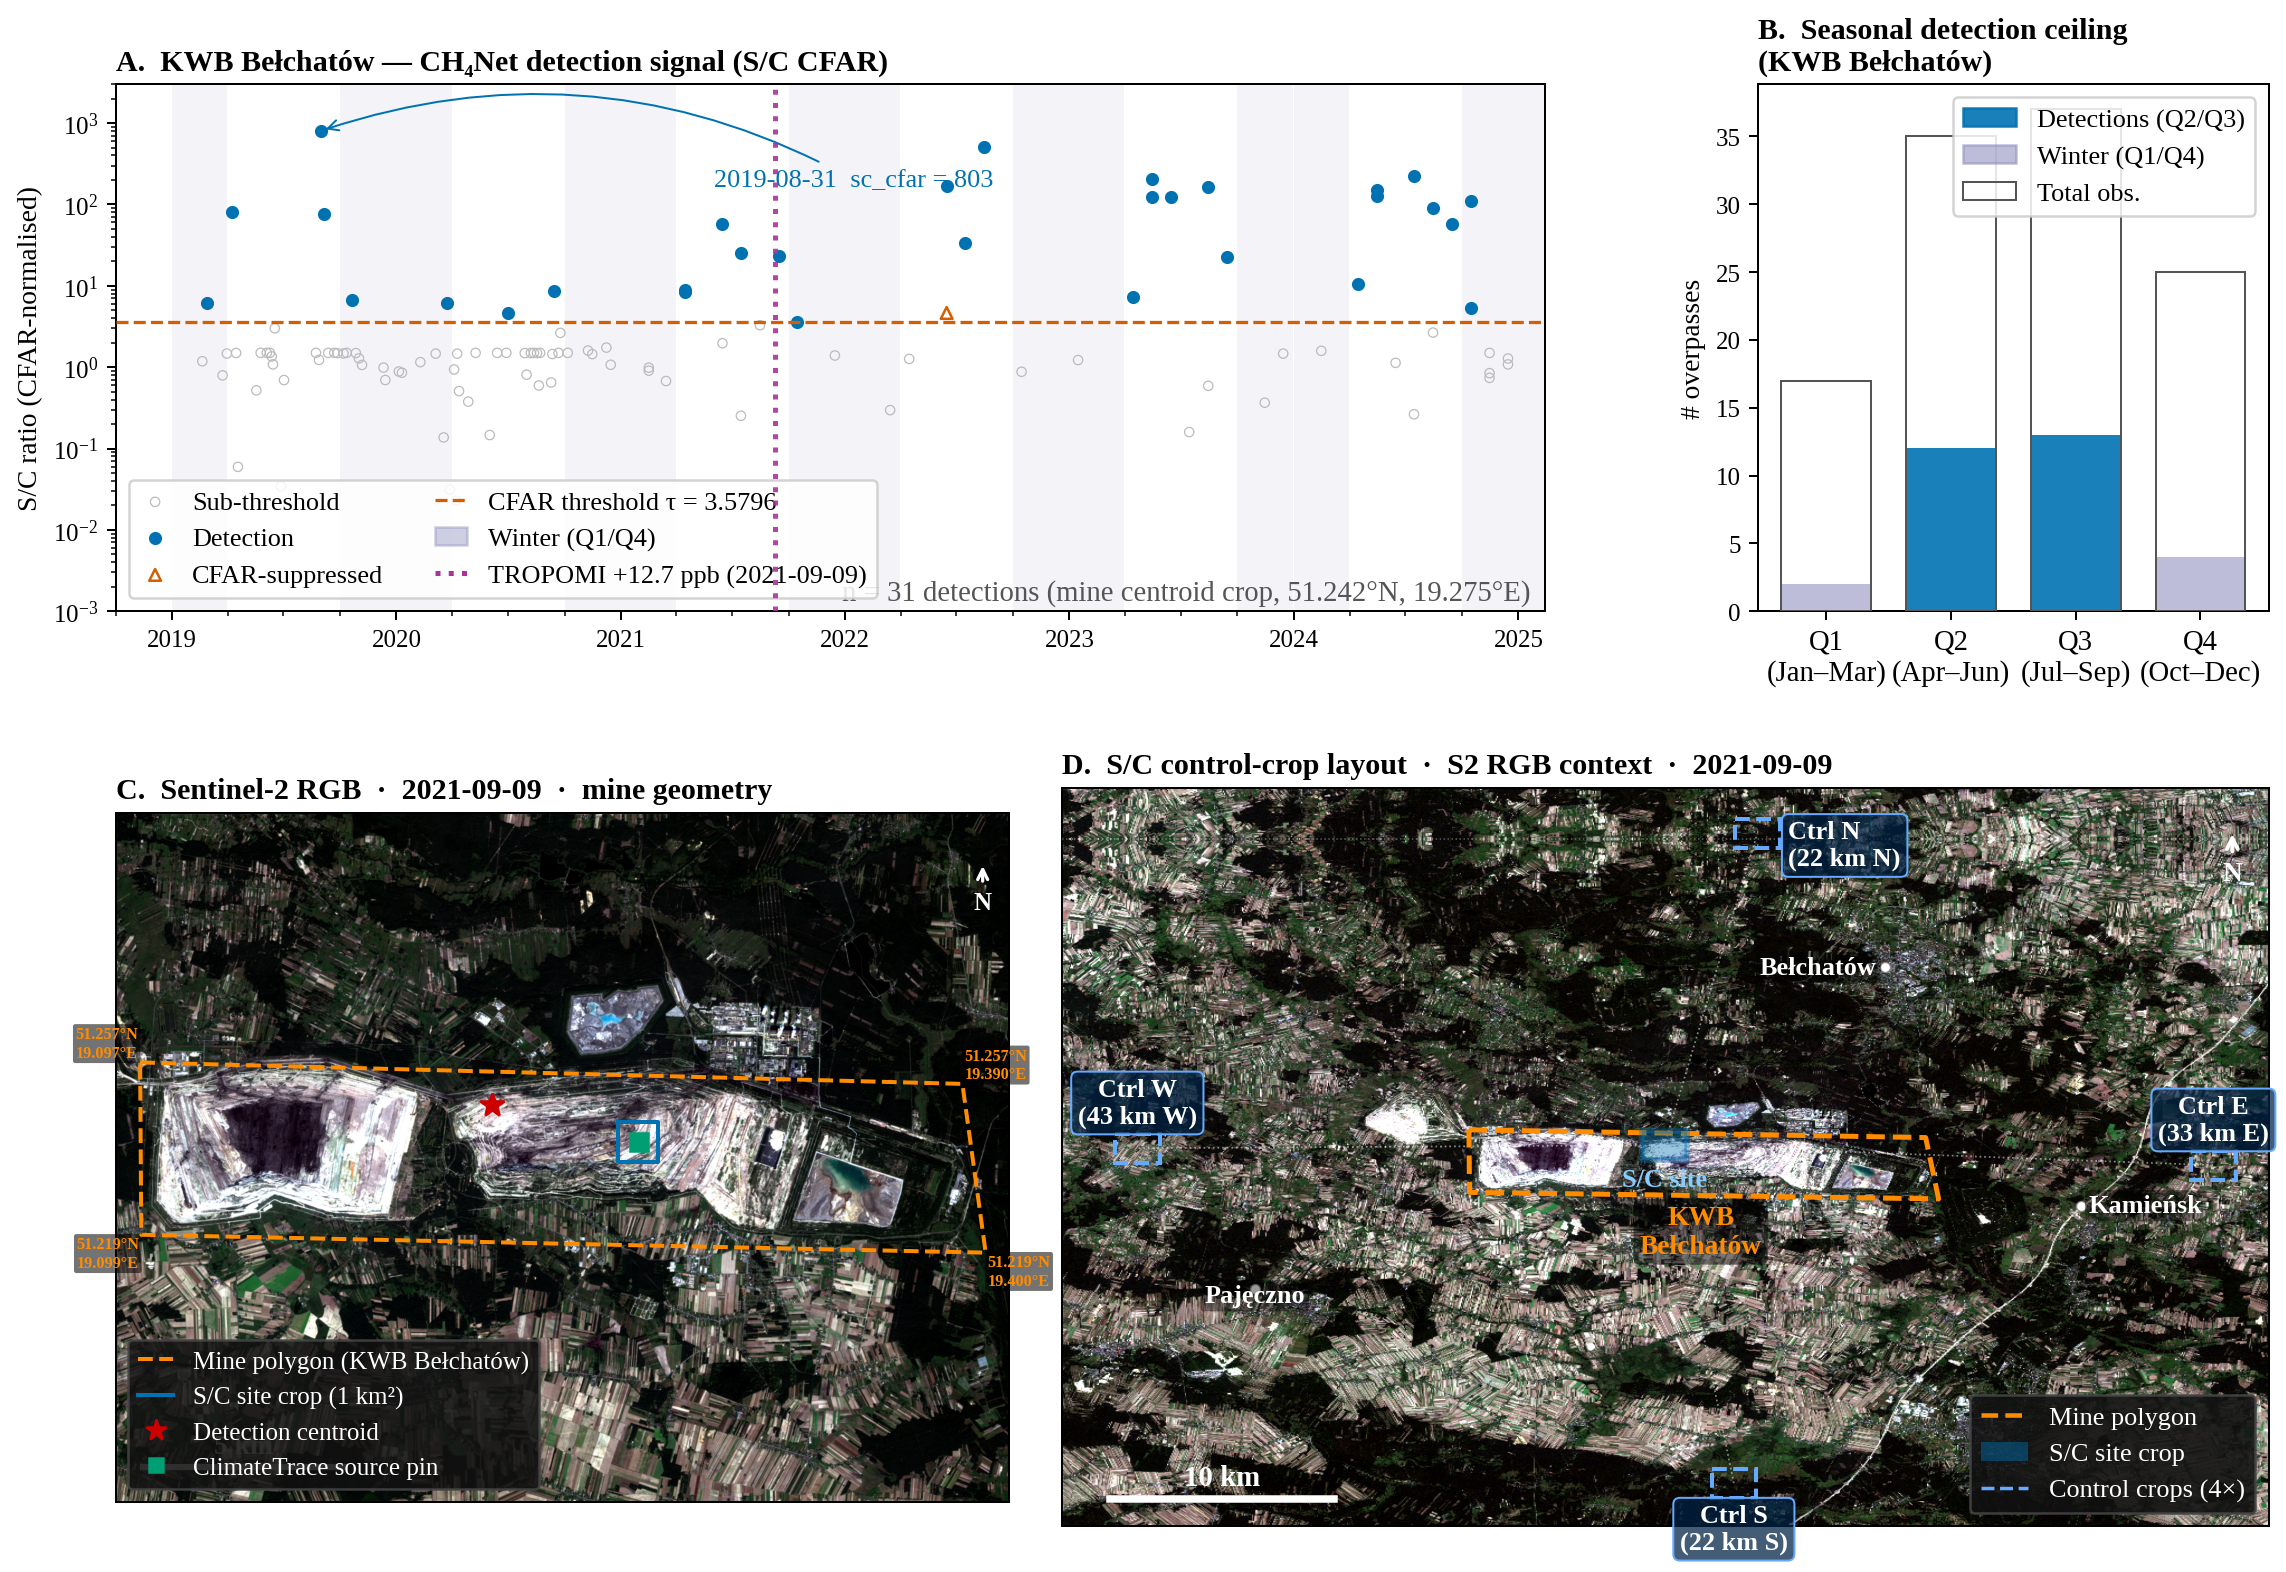

Here is the Python script that generated this plot:
"""
Figure 2 — KWB Bełchatów CH₄Net detection evidence

  A : S/C CFAR scatter time series (winter shading, TROPOMI annotation)
  B : Seasonal detection ceiling  (KWB Bełchatów)
  C : Sentinel-2 RGB mine detail  (polygon, site crop, centroid, CT pin)
  D : Wide S2 RGB context — mine polygon + 4 control-crop boxes
"""
import json, math
import numpy as np
import pandas as pd
import matplotlib.pyplot as plt
import matplotlib.gridspec as gridspec
import matplotlib.dates as mdates
import matplotlib.patches as mpatches
from matplotlib.lines import Line2D
from pathlib import Path

plt.rcParams.update({
    'font.size': 11,
    'axes.labelsize': 11,
    'xtick.labelsize': 10,
    'ytick.labelsize': 10,
    'legend.fontsize': 10,
    'axes.titlesize': 12,
    'font.family': 'serif',
    'font.serif': ['Liberation Serif', 'Times New Roman', 'DejaVu Serif'],
    'pdf.fonttype': 42,
    'axes.linewidth': 0.8,
})

COLORS = {
    'above':  '#0072B2',
    'sub':    '#BBBBBB',
    'thresh': '#D55E00',
    'ct':     '#009E73',
    'winter': '#8888BB',
}
TAU  = 3.5796
ROOT = Path(__file__).parent.parent

# ── helpers ───────────────────────────────────────────────────────────────────
def wgs84_to_utm34n(lat_deg, lon_deg):
    a=6378137.0; e2=0.00669437999014; k0=0.9996; lon0=21.0
    lat=math.radians(lat_deg); lon=math.radians(lon_deg); lon0r=math.radians(lon0)
    N=a/math.sqrt(1-e2*math.sin(lat)**2); T=math.tan(lat)**2
    A_=math.cos(lat)*(lon-lon0r); e4=e2**2; e6=e2**3
    M=a*((1-e2/4-3*e4/64-5*e6/256)*lat
         -(3*e2/8+3*e4/32+45*e6/1024)*math.sin(2*lat)
         +(15*e4/256+45*e6/1024)*math.sin(4*lat)
         -(35*e6/3072)*math.sin(6*lat))
    x=500000+k0*N*(A_+(1-T)*A_**3/6+(5-18*T+T**2)*A_**5/120)
    y=k0*(M+N*math.tan(lat)*(A_**2/2+(5-T+9*T)*A_**4/24+(61-58*T+T**2)*A_**6/720))
    return x, y

def utm_to_px(utm_x, utm_y, origin_x=300000, origin_y=5700000, res=10):
    return (utm_x - origin_x) / res, (origin_y - utm_y) / res   # col, row

def pct_stretch(arr, lo=2, hi=98):
    p_lo, p_hi = np.percentile(arr, lo), np.percentile(arr, hi)
    return np.clip((arr - p_lo) / (p_hi - p_lo + 1e-6), 0, 1)

# ── detection data ─────────────────────────────────────────────────────────────
# Two sources, both using the mine centroid crop (51.242°N, 19.275°E):
#   (A) belchatow_annual_timeseries_mbsp.json  → 2019–2020 acquisitions
#       cfar_detect flags are buggy; use sc_cfar > τ directly.
#   (B) production_rule_audit.json, _source='belchatow_annual_timeseries'
#       → 2021–2024 acquisitions; DETECTION classification is authoritative.
#   historical_backfill records EXCLUDED: used power-station crop (51.266°N, 19.315°E).

TAU_CHECK = TAU   # 3.5796

rows = []

# ── (A) mbsp json 2019–2020 ────────────────────────────────────────────────────
with open(ROOT / 'results_analysis/belchatow_annual_timeseries_mbsp.json') as f:
    mbsp = json.load(f)
for r in mbsp['records']:
    dt = (r.get('acquisition_date')
          or r.get('search', {}).get('acquisition_date')
          or r.get('month', ''))
    if not dt or dt[:4] not in ('2019', '2020'):
        continue
    if r.get('partial_swath'):
        continue
    det = r.get('detection', {}) or {}
    sc = det.get('sc_cfar')
    if sc is None:
        continue
    rows.append({
        'date':       dt[:10],
        'sc_cfar':    sc,
        'detect':     sc > TAU_CHECK,
        'suppressed': False,
    })

# ── (B) production_rule_audit 2021–2024 ────────────────────────────────────────
with open(ROOT / 'results_analysis/production_rule_audit.json') as f:
    audit = json.load(f)
for r in audit['records']:
    if r['site'] != 'belchatow':
        continue
    if r.get('_source') != 'belchatow_annual_timeseries':
        continue
    cls = r.get('classification', '')
    if cls in ('NO_COVERAGE', 'NOT_OK'):
        continue
    sc = r.get('sc_cfar')
    if sc is None:
        continue
    raw_date = r['date']
    date_str = (raw_date + '-15') if len(raw_date) == 7 else raw_date
    rows.append({
        'date':       date_str,
        'sc_cfar':    sc,
        'detect':     cls == 'DETECTION',
        'suppressed': cls == 'CFAR_SUPPRESSED',
    })

df = pd.DataFrame(rows)
df['date'] = pd.to_datetime(df['date'], utc=True)
df = df.drop_duplicates(subset=['date', 'sc_cfar']).copy()
df['quarter'] = df['date'].dt.quarter

# Scatter masks
ab   = df['detect']
sub  = ~df['detect'] & ~df['suppressed']
supp = df['suppressed']

xlim_l = pd.Timestamp('2018-10-01', tz='UTC')
xlim_r = df['date'].max() + pd.Timedelta(days=60)

# ── S2 imagery ─────────────────────────────────────────────────────────────────
print("Loading S2 tile …")
npy_path = (ROOT / 'data/npy_cache/'
            'S2B_MSIL1C_20210909T095029_N0500_R079_T34UCB_20230117T015854.npy')
s2 = np.load(npy_path)
print(f"  shape: {s2.shape}")

# Panel C — mine detail: PAD_R=620 + PAD_C=60 → ~4:3 crop (1713 × 2222 px)
PAD_R, PAD_C = 620, 60
r0c, r1c = 1987 - PAD_R, 2460 + PAD_R   # rows 1367–3080
c0c, c1c = 6721 - PAD_C, 8823 + PAD_C   # cols 6661–8883
map_crop  = s2[r0c:r1c, c0c:c1c, :].astype(np.float32)
rgb_C = np.stack([pct_stretch(map_crop[:,:,3]),
                  pct_stretch(map_crop[:,:,2]),
                  pct_stretch(map_crop[:,:,1])], axis=-1)

def crop_px_C(lat, lon):
    x, y = wgs84_to_utm34n(lat, lon)
    gc, gr = utm_to_px(x, y)
    return gc - c0c, gr - r0c

# Panel D — wide context: rows 0-4700, cols 4900-10300 (~47 × 54 km), DS=5
CROP_R0, CROP_R1 = 0,    4700
CROP_C0, CROP_C1 = 4900, 10300
DS = 5
print("Extracting wide crop …")
wide_raw = s2[CROP_R0:CROP_R1, CROP_C0:CROP_C1, :].astype(np.float32)
rgb_D    = np.stack([pct_stretch(wide_raw[:,:,3]),
                     pct_stretch(wide_raw[:,:,2]),
                     pct_stretch(wide_raw[:,:,1])], axis=-1)
rgb_D_ds = rgb_D[::DS, ::DS]
D_H, D_W = rgb_D_ds.shape[:2]   # 940 × 1080 display px
print(f"  wide-crop display: {D_W}×{D_H}")

# (pad imagery computed in Panel D section using already-stretched rgb_D_ds)

def crop_px_D(lat, lon):
    x, y = wgs84_to_utm34n(lat, lon)
    gc, gr = utm_to_px(x, y)
    return (gc - CROP_C0) / DS, (gr - CROP_R0) / DS

# ── geometry ──────────────────────────────────────────────────────────────────
corners_latlon = [(51.2570, 19.0970), (51.2566, 19.3900),
                  (51.2190, 19.3996), (51.2185, 19.0990)]

# Panel C
corners_px_C = [crop_px_C(la, lo) for la, lo in corners_latlon]
mine_xs_C    = [p[0] for p in corners_px_C] + [corners_px_C[0][0]]
mine_ys_C    = [p[1] for p in corners_px_C] + [corners_px_C[0][1]]
mc_x_C, mc_y_C = crop_px_C(51.242, 19.275)
BH = 50
box_x_C = [mc_x_C-BH, mc_x_C+BH, mc_x_C+BH, mc_x_C-BH, mc_x_C-BH]
box_y_C = [mc_y_C-BH, mc_y_C-BH, mc_y_C+BH, mc_y_C+BH, mc_y_C-BH]
det_x_C, det_y_C = crop_px_C(51.2495, 19.2227)
ct_x_C,  ct_y_C  = crop_px_C(51.2420, 19.2754)

corner_labels_C = [
    (corners_px_C[0][0], corners_px_C[0][1], 'right', 'bottom', '51.257°N', '19.097°E'),
    (corners_px_C[1][0], corners_px_C[1][1], 'left',  'bottom', '51.257°N', '19.390°E'),
    (corners_px_C[2][0], corners_px_C[2][1], 'left',  'top',    '51.219°N', '19.400°E'),
    (corners_px_C[3][0], corners_px_C[3][1], 'right', 'top',    '51.219°N', '19.099°E'),
]

# Panel D
corners_px_D = [crop_px_D(la, lo) for la, lo in corners_latlon]
mine_xs_D    = [p[0] for p in corners_px_D] + [corners_px_D[0][0]]
mine_ys_D    = [p[1] for p in corners_px_D] + [corners_px_D[0][1]]
mine_cen_x_D = sum(p[0] for p in corners_px_D) / 4
mine_cen_y_D = sum(p[1] for p in corners_px_D) / 4

site_lat, site_lon = 51.242, 19.275
sx_D, sy_D = crop_px_D(51.2495, 19.2227)   # detection centroid = site indicator

ctrl_centres = {
    'N': (site_lat + 0.20, site_lon),
    'S': (site_lat - 0.20, site_lon),
    'E': (site_lat,         site_lon + 0.30),
    'W': (site_lat,         site_lon - 0.39),
}
ctrl_px_D     = {k: crop_px_D(la, lo) for k, (la, lo) in ctrl_centres.items()}
BOX_HALF_D    = 1000 / (10 * DS)   # 1 km half-side = 20 display px
ctrl_dist_str = {'N': '22 km N', 'S': '22 km S', 'E': '33 km E', 'W': '43 km W'}

towns = {'Bełchatów': (51.361, 19.360), 'Kamieńsk': (51.216, 19.491),
         'Radomsko':  (51.062, 19.450), 'Pajęczno': (51.157, 18.964)}
town_px_D = {nm: crop_px_D(la, lo) for nm, (la, lo) in towns.items()}

# ── figure layout ─────────────────────────────────────────────────────────────
fig = plt.figure(figsize=(13.0, 9.0))

gs_root = gridspec.GridSpec(
    2, 1, figure=fig,
    height_ratios=[1.0, 1.4],
    left=0.06, right=0.98, top=0.95, bottom=0.06,
    hspace=0.28)

# Top row: A (scatter) + B (seasonal) side by side
gs_top = gridspec.GridSpecFromSubplotSpec(
    1, 2, subplot_spec=gs_root[0],
    width_ratios=[2.8, 1.0], wspace=0.22)
axA = fig.add_subplot(gs_top[0])
axB = fig.add_subplot(gs_top[1])

# Bottom row: C (mine RGB) + D (wide control)
gs_bot = gridspec.GridSpecFromSubplotSpec(
    1, 2, subplot_spec=gs_root[1],
    width_ratios=[1.0, 1.35], wspace=0.05)
axC = fig.add_subplot(gs_bot[0])
axD = fig.add_subplot(gs_bot[1])

# ══════════════════════════════════════════════════════════════════════════════
# A — S/C CFAR time series
# ══════════════════════════════════════════════════════════════════════════════
for yr in range(2019, 2026):
    axA.axvspan(pd.Timestamp(f'{yr}-01-01', tz='UTC'),
                pd.Timestamp(f'{yr}-03-31', tz='UTC'),
                alpha=0.09, color=COLORS['winter'], lw=0, zorder=0)
    axA.axvspan(pd.Timestamp(f'{yr}-10-01', tz='UTC'),
                pd.Timestamp(f'{yr}-12-31', tz='UTC'),
                alpha=0.09, color=COLORS['winter'], lw=0, zorder=0)

axA.scatter(df.loc[sub, 'date'], df.loc[sub, 'sc_cfar'],
            facecolors='none', edgecolors=COLORS['sub'], s=14, lw=0.5,
            label='Sub-threshold', zorder=3)
axA.scatter(df.loc[ab, 'date'], df.loc[ab, 'sc_cfar'],
            color=COLORS['above'], s=18, label='Detection', zorder=4)
if supp.any():
    axA.scatter(df.loc[supp, 'date'], df.loc[supp, 'sc_cfar'],
                facecolors='none', edgecolors=COLORS['thresh'], s=22,
                marker='^', lw=1.0, label='CFAR-suppressed', zorder=4)
axA.axhline(TAU, color=COLORS['thresh'], ls='--', lw=1.3,
            label=f'CFAR threshold τ = {TAU}', zorder=5)

tropomi_dt = pd.Timestamp('2021-09-09', tz='UTC')
axA.axvline(tropomi_dt, color='#AA3399', lw=2.0, ls=':', zorder=6, alpha=0.9)

axA.annotate('2019-08-31  sc_cfar = 803',
             xy=(pd.Timestamp('2019-08-31', tz='UTC'), 802.6),
             xytext=(pd.Timestamp('2021-06-01', tz='UTC'), 200),
             fontsize=10.5, color=COLORS['above'],
             arrowprops=dict(arrowstyle='->', lw=0.8, color=COLORS['above'],
                             connectionstyle='arc3,rad=0.22'), va='center')

axA.set_yscale('log'); axA.set_ylim(1e-3, 3000)
axA.set_xlim(xlim_l, xlim_r)
axA.set_ylabel('S/C ratio (CFAR-normalised)')
axA.set_title('A.  KWB Bełchatów — CH₄Net detection signal (S/C CFAR)',
               fontweight='bold', loc='left')
axA.xaxis.set_major_locator(mdates.YearLocator())
axA.xaxis.set_major_formatter(mdates.DateFormatter('%Y'))
axA.xaxis.set_minor_locator(mdates.MonthLocator(bymonth=[4, 7, 10]))
axA.tick_params(axis='x', which='minor', length=2)

win_p    = mpatches.Patch(color=COLORS['winter'], alpha=0.4, label='Winter (Q1/Q4)')
tropo_h  = Line2D([0], [0], color='#AA3399', lw=2.0, ls=':', label='TROPOMI +12.7 ppb (2021-09-09)')
h1, l1 = axA.get_legend_handles_labels()
axA.legend(h1 + [win_p, tropo_h], l1 + ['Winter (Q1/Q4)', 'TROPOMI +12.7 ppb (2021-09-09)'],
           fontsize=10.5, loc='lower left', framealpha=0.85,
           ncol=2, handlelength=1.2)
n_det = int(ab.sum())
axA.text(0.99, 0.01,
         f'n = {n_det} detections (mine centroid crop, 51.242°N, 19.275°E)',
         transform=axA.transAxes, fontsize=11.5, color='#555555',
         va='bottom', ha='right')

# ══════════════════════════════════════════════════════════════════════════════
# B — Seasonal detection ceiling  (KWB Bełchatów)
# ══════════════════════════════════════════════════════════════════════════════
all_q = df['quarter'].value_counts()
det_q = df[df['detect']]['quarter'].value_counts()
q_lab   = ['Q1\n(Jan–Mar)', 'Q2\n(Apr–Jun)', 'Q3\n(Jul–Sep)', 'Q4\n(Oct–Dec)']
q_dets  = [det_q.get(i, 0) for i in range(1, 5)]
q_total = [all_q.get(i, 0) for i in range(1, 5)]
bar_c   = [COLORS['winter'], COLORS['above'], COLORS['above'], COLORS['winter']]
bar_a   = [0.55, 0.90, 0.90, 0.55]
for i in range(4):
    axB.bar(i, q_dets[i], color=bar_c[i], alpha=bar_a[i], width=0.72, zorder=2)
axB.bar(range(4), q_total, color='none', edgecolor='#555555', lw=0.8, width=0.72, zorder=3)
axB.set_xticks(range(4)); axB.set_xticklabels(q_lab, fontsize=11.5)
axB.set_ylabel('# overpasses')
axB.set_title('B.  Seasonal detection ceiling\n(KWB Bełchatów)',
               fontweight='bold', loc='left')
p1 = mpatches.Patch(color=COLORS['above'], alpha=0.9,   label='Detections (Q2/Q3)')
p2 = mpatches.Patch(color=COLORS['winter'], alpha=0.55, label='Winter (Q1/Q4)')
p3 = mpatches.Patch(fc='none', ec='#555555', lw=0.8,   label='Total obs.')
axB.legend(handles=[p1, p2, p3], fontsize=10.5, loc='upper right', framealpha=0.85)

# ══════════════════════════════════════════════════════════════════════════════
# C — Mine S2 RGB detail  (undistorted 4:3 crop, aspect='equal')
# ══════════════════════════════════════════════════════════════════════════════
axC.imshow(rgb_C, origin='upper', interpolation='bilinear', aspect='equal')

axC.plot(mine_xs_C, mine_ys_C, color='#FF8C00', lw=1.6, ls='--', zorder=5,
         label='Mine polygon (KWB Bełchatów)')

for cx, cy, ha, va, lat_s, lon_s in corner_labels_C:
    ox = -5 if ha == 'right' else 5
    oy = -4 if va == 'bottom' else 4
    axC.text(cx + ox, cy + oy, f'{lat_s}\n{lon_s}',
             ha=ha, va=va, fontsize=6.5, color='#FF8C00', fontweight='bold',
             bbox=dict(boxstyle='round,pad=0.14', fc='black', alpha=0.55, lw=0))

axC.plot(box_x_C, box_y_C, color=COLORS['above'], lw=1.6, ls='-', zorder=5,
         label='S/C site crop (1 km²)')
axC.plot(det_x_C, det_y_C, '*', color='#CC0000', ms=10, zorder=6,
         label='Detection centroid')
axC.plot(ct_x_C, ct_y_C, 's', color=COLORS['ct'], ms=7, zorder=6,
         label='ClimateTrace source pin')

sh = rgb_C.shape
sb_x0, sb_x1 = sh[1]*0.03, sh[1]*0.03 + 500
sb_y = sh[0] * 0.95
axC.plot([sb_x0, sb_x1], [sb_y, sb_y], 'w-', lw=2.5)
axC.text((sb_x0+sb_x1)/2, sb_y - 20, '5 km',
         ha='center', va='bottom', fontsize=11, color='white', fontweight='bold')

axC.set_xticks([]); axC.set_yticks([])
axC.set_title('C.  Sentinel-2 RGB  ·  2021-09-09  ·  mine geometry',
               fontweight='bold', loc='left')
axC.annotate('N', xy=(0.97, 0.93), xytext=(0.97, 0.86),
             xycoords='axes fraction', textcoords='axes fraction',
             ha='center', fontsize=10, fontweight='bold', color='white',
             arrowprops=dict(arrowstyle='->', color='white', lw=1.3))
axC.legend(fontsize=10, loc='lower left', framealpha=0.88,
           handlelength=1.4, markerscale=0.85,
           facecolor='#111111', labelcolor='white', edgecolor='#444444')

# ══════════════════════════════════════════════════════════════════════════════
# D — Wide S2 context: mine polygon + 4 control-crop boxes
#     Labels placed OUTSIDE each box (above/at edges) so box interiors stay clear
# ══════════════════════════════════════════════════════════════════════════════
axD.imshow(rgb_D_ds, origin='upper', interpolation='bilinear', aspect='auto',
           extent=[0, D_W, D_H, 0])

# Mine polygon + centre label
axD.plot(mine_xs_D, mine_ys_D, color='#FF8C00', lw=2.0, ls='--', zorder=5)
axD.text(mine_cen_x_D, mine_cen_y_D + 55, 'KWB\nBełchatów',
         ha='center', va='top', fontsize=11, color='#FF8C00', fontweight='bold',
         zorder=7, bbox=dict(boxstyle='round,pad=0.22', fc='#00000088', lw=0))

# S/C site: filled semi-transparent box at detection centroid
axD.add_patch(mpatches.Rectangle(
    (sx_D - BOX_HALF_D, sy_D - BOX_HALF_D), 2*BOX_HALF_D, 2*BOX_HALF_D,
    edgecolor=COLORS['above'], facecolor=COLORS['above'],
    alpha=0.40, lw=2.2, zorder=6))
axD.text(sx_D, sy_D + BOX_HALF_D + 11, 'S/C site',
         ha='center', va='top', fontsize=10.5, color='#88CCFF',
         fontweight='bold', zorder=8)

# Helper: label style for ctrl boxes
lbl_kw = dict(fontsize=10.5, color='white', fontweight='bold', zorder=8,
              bbox=dict(boxstyle='round,pad=0.25', fc='#002244BB',
                        lw=0.8, ec='#66AAFF'))

for name, (cx_ctrl, cy_ctrl) in ctrl_px_D.items():
    # thin dotted line from site to ctrl centre (context only, behind boxes)
    axD.plot([sx_D, cx_ctrl], [sy_D, cy_ctrl],
             color='white', lw=0.7, ls=':', zorder=3, alpha=0.5)

    # Draw the dashed box for all crops — N may sit slightly above row 0
    # (tile top); the extended ylim below accommodates it cleanly.
    axD.add_patch(mpatches.Rectangle(
        (cx_ctrl - BOX_HALF_D, cy_ctrl - BOX_HALF_D),
        2*BOX_HALF_D, 2*BOX_HALF_D,
        edgecolor='#66AAFF', facecolor='none', lw=1.6, ls='--', zorder=5))

    # Place label OUTSIDE the box so box interior stays visible.
    # N crop sits partially above the tile top edge — box is clipped naturally
    # by the axes boundary; label goes to the RIGHT of the box so it stays
    # on imagery and doesn't collide with the panel title above.
    if name == 'N':
        lbl_x = cx_ctrl + BOX_HALF_D + 8   # right of box
        lbl_y = np.clip(cy_ctrl, 8, D_H - 8)
        ha, va = 'left', 'center'
    elif name == 'S':
        lbl_x = cx_ctrl
        lbl_y = cy_ctrl + BOX_HALF_D + 8   # below box
        ha, va = 'center', 'top'
    else:   # W, E — label above box
        lbl_x = cx_ctrl
        lbl_y = cy_ctrl - BOX_HALF_D - 8
        ha, va = 'center', 'bottom'

    lbl_x = np.clip(lbl_x, 8, D_W - 8)
    if name != 'N':
        lbl_y = np.clip(lbl_y, 8, D_H - 8)
    axD.text(lbl_x, lbl_y, f'Ctrl {name}\n({ctrl_dist_str[name]})',
             ha=ha, va=va, **lbl_kw)

# Town labels
town_ha  = {'Bełchatów': 'right', 'Kamieńsk': 'left',
            'Radomsko':  'center', 'Pajęczno': 'center'}
town_off = {'Bełchatów': (-7, 0), 'Kamieńsk': (7, 0),
            'Radomsko':  (0, 10), 'Pajęczno': (0, 10)}
for nm, (tx, ty) in town_px_D.items():
    if nm == 'Radomsko':   # sits on top of the legend — omit
        continue
    if not (8 < tx < D_W - 8 and 8 < ty < D_H - 8):
        continue
    axD.plot(tx, ty, 'o', ms=4, color='white',
             markeredgecolor='#888888', markeredgewidth=0.5, zorder=6)
    dx_t, dy_t = town_off[nm]
    axD.text(tx + dx_t, ty + dy_t, nm, ha=town_ha[nm], va='center',
             fontsize=10.5, color='white', fontweight='bold', zorder=7,
             bbox=dict(boxstyle='round,pad=0.15', fc='#00000066', lw=0))

# Scale bar: 10 km = 200 display px
sb_x0d = D_W * 0.04; sb_x1d = sb_x0d + 200; sb_yd = D_H * 0.96
axD.plot([sb_x0d, sb_x1d], [sb_yd, sb_yd], 'w-', lw=3.0)
axD.text((sb_x0d+sb_x1d)/2, sb_yd - 10, '10 km',
         ha='center', va='bottom', fontsize=11.5, color='white', fontweight='bold')
axD.annotate('N', xy=(0.97, 0.945), xytext=(0.97, 0.875),
             xycoords='axes fraction', textcoords='axes fraction',
             ha='center', fontsize=11, fontweight='bold', color='white',
             arrowprops=dict(arrowstyle='->', color='white', lw=1.5))

# N control crop sits just above the tile's northern edge — no imagery there.
# Extend ylim above row 0 so the box shows fully; fill the strip with the
# sampled mean colour of the top image rows so it blends rather than going black.
N_PAD = int(BOX_HALF_D * 2 + 30)   # display px — enough for box + label clearance
# Fill the above-tile strip with mirrored tile imagery for visual continuity.
# Taking the top N_PAD rows of rgb_D_ds and flipping vertically creates a
# seamless mirror at y=0 (tile northern boundary) with identical colour stretch.
rgb_pad_strip = rgb_D_ds[:N_PAD, :, :][::-1, :, :]
axD.imshow(rgb_pad_strip, origin='upper', interpolation='bilinear', aspect='auto',
           extent=[0, D_W, 0, -N_PAD])
axD.set_xlim(0, D_W); axD.set_ylim(D_H, -N_PAD)
# Thin tile-edge indicator so the boundary is honest but unobtrusive
axD.axhline(0, color='white', lw=0.6, ls=':', alpha=0.35, zorder=4)
axD.set_xticks([]); axD.set_yticks([])
axD.set_title('D.  S/C control-crop layout  ·  S2 RGB context  ·  2021-09-09',
               fontweight='bold', loc='left')

h_mine = Line2D([0],[0], color='#FF8C00', lw=1.8, ls='--', label='Mine polygon')
h_site = mpatches.Patch(facecolor=COLORS['above'], alpha=0.45, label='S/C site crop')
h_ctrl = Line2D([0],[0], color='#66AAFF', lw=1.4, ls='--', label='Control crops (4×)')
axD.legend(handles=[h_mine, h_site, h_ctrl], fontsize=10.5, loc='lower right',
           framealpha=0.90, handlelength=1.8,
           facecolor='#111111', labelcolor='white', edgecolor='#444444')

# ── save ──────────────────────────────────────────────────────────────────────
out  = Path('/sessions/brave-gallant-mayer/mnt/Downloads/figure2_belchatow.png')
out2 = ROOT / 'figures/figure2_belchatow.png'
print("Saving …")
plt.savefig(out,  dpi=180, bbox_inches='tight', facecolor='white')
plt.savefig(out2, dpi=180, bbox_inches='tight', facecolor='white')
print(f"Saved → {out}")
plt.close()
